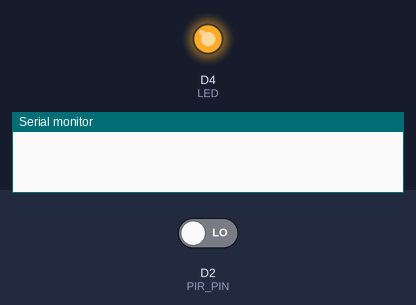
Bench run of a sketch on a simulated ESP8266 (NodeMCU). On the bench: output pins drawn as LEDs (lit = HIGH), the last lines printed to the serial monitor. Inputs (shaded band) come from the test bench; at power-on: D2 (PIR_PIN) LOW.

Above: at 1.2 s.
1.3 s: D2 (PIR_PIN) driven HIGH
At 2.3 s:
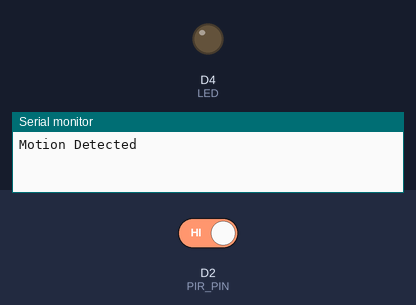
2.8 s: D2 (PIR_PIN) driven LOW
At 3.4 s:
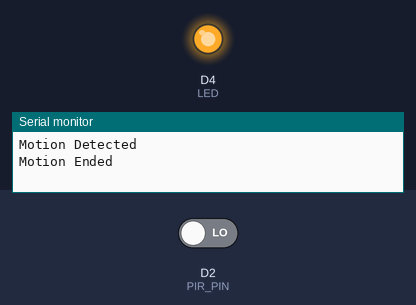
Timing chart, 0 to 5.8 s (numbered marks = the images above; inputs shaded):
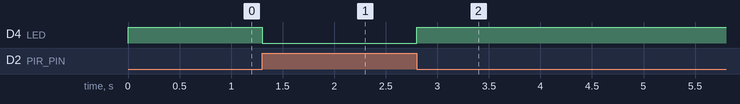

The sketch:

PIR2.ino
```cpp
#define PIR_PIN D2
#define LED     D4

int pir_val = 0;
bool state  = false;

void setup() {
  pinMode(LED, OUTPUT);
  pinMode(PIR_PIN, INPUT);

  Serial.begin(9600);

}

void loop() {
  pir_val = digitalRead(PIR_PIN);
  if (pir_val == HIGH){
    digitalWrite(LED, LOW);
    if(state == false){
        state = true;
        Serial.println("Motion Detected");
    }
  }
  else
  {
    digitalWrite(LED, HIGH);
    if(state == true){
      state = false;
      Serial.println("Motion Ended");

    }
  }
}
```

Measured:
- after the input at 1.3 s, D4 (LED): HIGH → LOW at once
- after the input at 2.8 s, D4 (LED): LOW → HIGH at once
